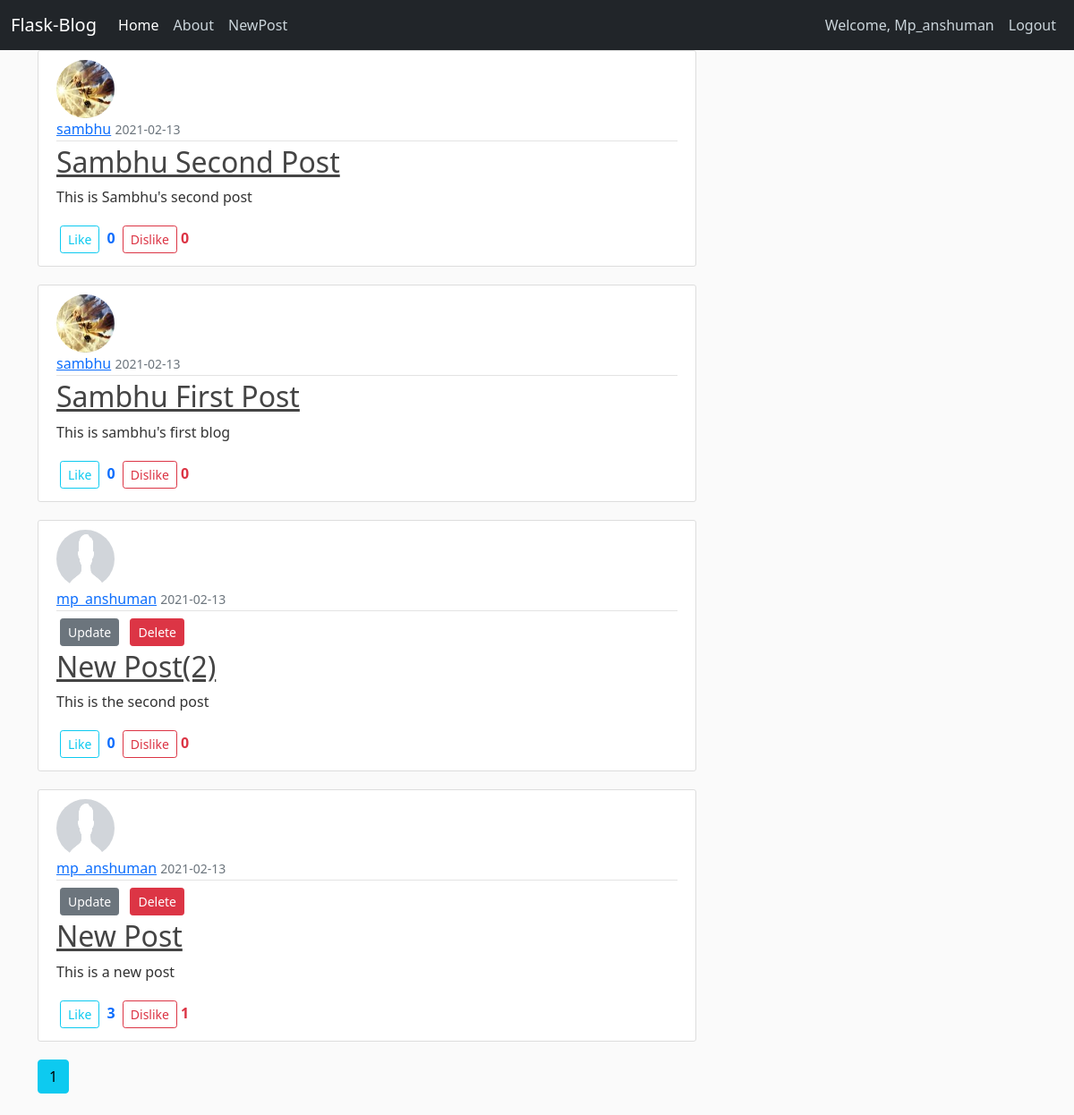
Screenshot of /home (signed in) with the database file from the repository.
### blogappyt/models.py (models this page shows, shortened)
class User(db.Model, UserMixin):
    __tablename__ = 'user'
    id = db.Column(db.Integer,primary_key= True)
    username = db.Column(db.String(60),unique = True, nullable = False)
    email = db.Column(db.String(60),unique = True, nullable = False)
    password = db.Column(db.String(60), nullable = False)
    profile_pic = db.Column(db.String(60), nullable = False,default= 'default.png')
    post = db.relationship('Post',backref = "auther",lazy = True)

class Post(db.Model):
    __tablename__ = 'post'
    id = db.Column(db.Integer,primary_key = True)
    title = db.Column(db.String(60),nullable = False)
    date_posted = db.Column(db.DateTime,nullable = False,default = datetime.utcnow)
    content = db.Column(db.Text,nullable = False)
    user_id = db.Column(db.Integer,db.ForeignKey('user.id'))
    likes = db.relationship('Like_Post',backref = "post_likes",lazy = True)

class Like_Post(db.Model):
    __tablename__ = 'likepost'
    id = db.Column(db.Integer,primary_key = True)
    post_id = db.Column(db.Integer,db.ForeignKey('post.id'))
    like_counter = db.Column(db.Integer,default = 0)
    dislike_counter = db.Column(db.Integer,default = 0)
    date_posted = db.Column(db.DateTime,nullable = False,default = datetime.utcnow)

### blogappyt/main/views.py (the view)
@main.route('/')
@main.route('/home')
def index():
    page = request.args.get('page',1,type=int)
    post_likes = Like_Post.query.order_by(Like_Post.date_posted.desc()).all()
    all_post = Post.query.order_by(Post.date_posted.desc()).all()
    posts = Post.query.order_by(Post.date_posted.desc()).paginate(page=page,per_page=5)
    print(type(Post.query.order_by(Post.date_posted.desc())))
    return render_template('index.html',posts = posts,post_likes = post_likes)

### blogappyt/models.py (called while the page is built)
@login_manager.user_loader
def load_user(user_id):
    return User.query.get(int(user_id))

### blogappyt/templates/index.html (shortened to what this page needs)
{% extends 'layout.html' %}
{% block content %}
{% for post in posts.items %}
<article class="media content-section">
  <img class="rounded-circle article-img" src="{{url_for('static',filename='profilepic/'+post.auther.profile_pic)}}">
          <div class="media-body">
            <div class="article-metadata">
              <a class="mr-2" href="{{url_for('users.user_profile',user_id=post.auther.id)}}">{{ post.auther.username }}</a>
              <small class="text-muted">{{post.date_posted.strftime('%Y-%m-%d')}}</small>
            </div>
            {% if post.auther == current_user %}
            <div>
            <a class="btn btn-secondary btn-sm m-1" href="{{url_for('posts.post_update',post_id=post.id)}}">Update</a>
            <a  class="btn btn-danger btn-sm m-1" href="{{url_for('posts.post_delete',post_id=post.id)}}">Delete</a>
            </div>
            {% endif %}
            <h2><a class="article-title" href="{{url_for('posts.post',post_id=post.id)}}">{{ post.title }}</a></h2>
            <p class="article-content">{{ post.content }}</p>
            <a class="btn btn-outline-info btn-sm m-1" href="{{url_for('posts.like_post',post_id=post.id)}}">Like</a><b class="text-primary"> {{post_likes[loop.index0].like_counter}}</b>
            <a class="btn btn-outline-danger btn-sm m-1" href="{{url_for('posts.dislike_post',post_id=post.id)}}">Dislike</a><b class="text-danger">{{post_likes[loop.index0].dislike_counter}}</b>
          </div>
        </article>
{% endfor %}
{% for page_num in posts.iter_pages(left_edge=1, right_edge=1, left_current=1,right_current=2) %}
  {% if  page_num %}
    {% if  posts.page == page_num %}
      <a class = "btn btn-info mb-4" href="{{url_for('main.index',page = page_num)}}">{{page_num}}</a>
    {% else %}
    <a class = "btn btn-outline-info mb-4" href="{{url_for('main.index',page = page_num)}}">{{page_num}}</a>
    {% endif %}
  {% endif %}
{% endfor %}
{% endblock content %}

### blogappyt/templates/layout.html (shortened to what this page needs)
<html lang="en">
<head>
    <link href="https://cdn.jsdelivr.net/npm/bootstrap@5.0.0-beta1/dist/css/bootstrap.min.css" rel="stylesheet">
    <link rel="stylesheet" href="{{url_for('static',filename='main.css')}}">
</head>
<body>
    <header class="site-header">
    <nav class="navbar navbar-expand-lg navbar-dark bg-dark">
        <div class="container-fluid">
          <a class="navbar-brand" href="{{url_for('main.index')}}">Flask-Blog</a>
          <div class="collapse navbar-collapse" id="navbarSupportedContent">
            <ul class="navbar-nav me-auto mb-2 mb-lg-0">
              <li class="nav-item">
                <a class="nav-link active" aria-current="page" href="{{url_for('main.index')}}">Home</a>
              </li>
              <li class="nav-item">
                <a class="nav-link" href="{{url_for('main.about')}}">About</a>
              </li>
              <li class="nav-item">
                <a class="nav-link" href="{{url_for('posts.create_post')}}">NewPost</a>
              </li>
            </ul>
            <div class="navbar-nav">
            {% if  current_user.is_authenticated%}
            <a class="nav-item nav-link" href="{{ url_for('users.profile') }}">Welcome, {{current_user.username|title}}</a>
            <a class="nav-item nav-link" href="{{ url_for('users.logout') }}">Logout</a>
            {% else %}
                <a class="nav-item nav-link" href="{{ url_for('users.login') }}">Login</a>
                <a class="nav-item nav-link" href="{{ url_for('users.register') }}">Register</a>
              {% endif %}
              </div>
          </div>
        </div>
      </nav>
</header>
<main role="main" class="container">
    <div class="row">
      <div class="col-md-8">
        {% block content %}{% endblock %}
      </div>
    </div>
  </main>
</body>
</html>

### blogappyt/static/main.css (style rules this page uses)
body { background: #fafafa; color: #333333; }
h1, h2, h3, h4, h5, h6 { color: #444444; }
.site-header .navbar-nav .nav-link { color: #cbd5db; }
.site-header .navbar-nav .nav-link.active { font-weight: 500; }
.content-section { background: #ffffff; padding: 10px 20px; border: 1px solid #dddddd; border-radius: 3px; margin-bottom: 20px; }
.article-title { color: #444444; }
.article-content { white-space: pre-line; }
.article-img { height: 65px; width: 65px; margin-right: 16px; }
.article-metadata { padding-bottom: 1px; margin-bottom: 4px; border-bottom: 1px solid #e3e3e3 }

### rows the page displays
User: username "Mp_anshuman"
Post: profile_pic (picture), auther.username "sambhu", date_posted "2021-02-13", title "Sambhu Second Post", content "This is Sambhu's second post"
Like_Post: like_counter "0", dislike_counter "0"
Post: profile_pic (picture), auther.username "sambhu", date_posted "2021-02-13", title "Sambhu First Post", content "This is sambhu's first blog"
Like_Post: like_counter "0", dislike_counter "0"
Post: profile_pic (placeholder picture), auther.username "mp_anshuman", date_posted "2021-02-13", title "New Post(2)", content "This is the second post"
Like_Post: like_counter "0", dislike_counter "0"
Post: profile_pic (placeholder picture), auther.username "mp_anshuman", date_posted "2021-02-13", title "New Post", content "This is a new post"
Like_Post: like_counter "3", dislike_counter "1"

### other values shown
{{ page_num }} "1"
